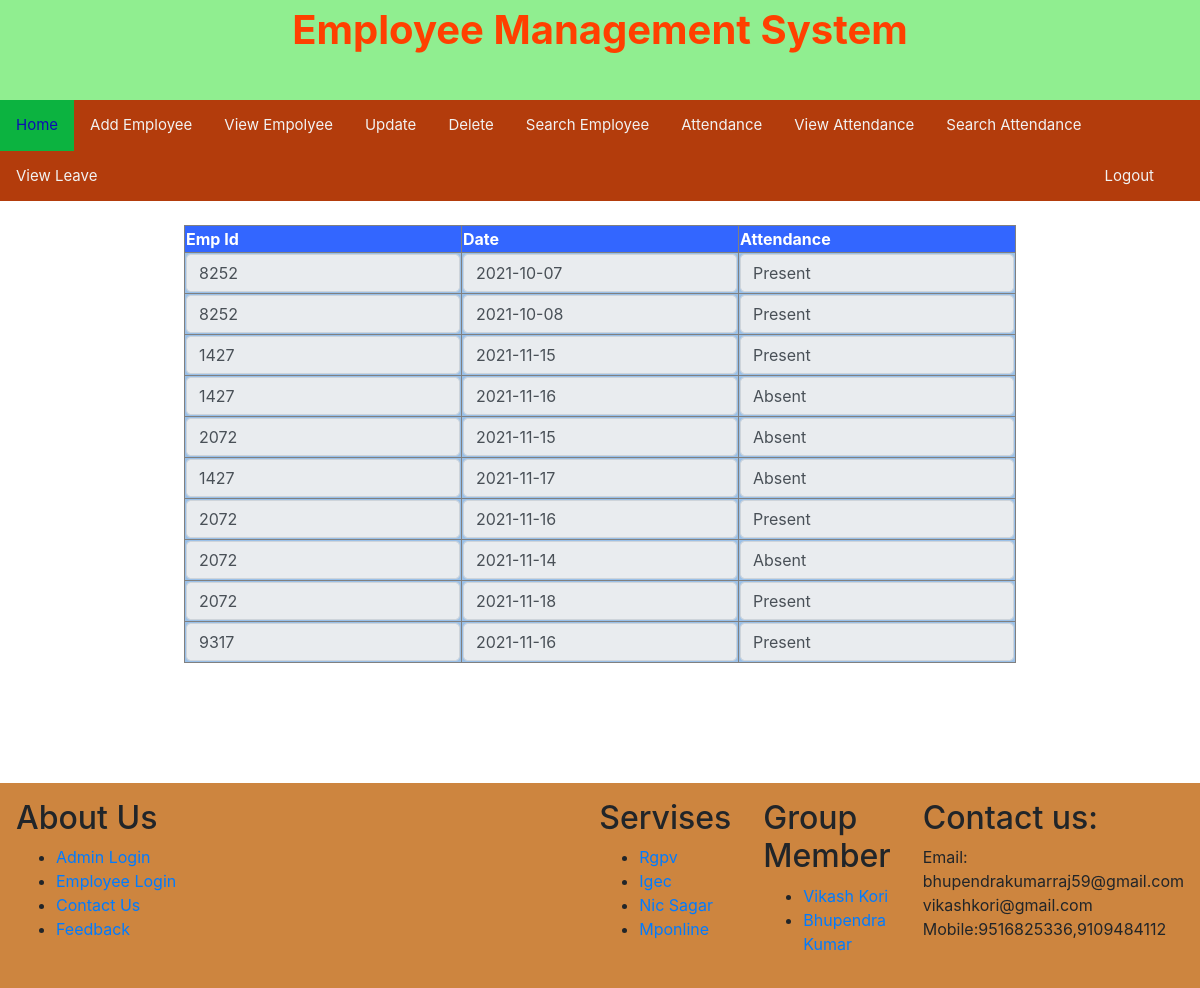
/viewallattendance.php (signed in), run on the app's committed database.
### tables this page shows
CREATE TABLE `attendence` (
  `sr` int(100) NOT NULL,
  `id` varchar(100) NOT NULL,
  `date` date NOT NULL,
  `status` varchar(200) NOT NULL
);

### viewallattendance.php (the view, shortened to what this page needs)
<?php include 'header.php'?>
<?php include 'menu1.php'?>
<html>
    <head>
        <link href="css/bootstrap.min.css" rel="stylesheet" type="text/css" >
   </head>
             <body>
<form action="" method="POST">
       <table border="1" style="margin:2% auto;">
   <tr style="background: #3366ff;color: white; padding:.1rem .3rem" text-align="center" >
        <th>Emp Id</th>
        <th>Date</th>
        <th>Attendance</th>
    </tr>
<?php
     $con = mysqli_connect("localhost","root","","empms");
            $q  = "SELECT * from attendence";
            $result = mysqli_query($con,$q);
                 while ($rw=mysqli_fetch_array($result)){
                ?>
                <tr bgcolor="#9acqe8">
                    <td><input type="text" name="" class="form-control" value="<?php echo $rw['id']; ?>"readonly=""></td>
                    <td><input type="text" name="" class="form-control" value="<?php echo $rw['date']; ?>"readonly=""></td>
                    <td><input type="text" name="" class="form-control" value="<?php echo $rw['status']; ?>"readonly=""></td>
                </tr>
       <?php
                 }
     ?>
       </table>
</form>
     </body>
</html><br><br><br><br>
<?php include 'footer.php'?>

### header.php (shortened to what this page needs)
<!DOCTYPE html>
<html>
<head>
</head>
<body>
<div id="grad1" style="text-align:center;margin:auto;color:#FF4000;font-size:40px;font-weight:bold">
Employee Management System
</div>
</body>
</html>

### menu1.php (shortened to what this page needs)
<!DOCTYPE html>
<html>
<head>
<link rel="stylesheet" href="https://cdnjs.cloudflare.com/ajax/libs/font-awesome/4.7.0/css/font-awesome.min.css">
</head>
<body>
<div class="topnav" id="myTopnav">
  <a href="welcomeadmin.php" class="active">Home</a>
  <a href="addemp.php">Add Employee</a>
  <a href="viewallemp.php">View Empolyee</a>
  <a href="updateemp.php">Update</a>
  <a href="deleteemp.php">Delete</a>
    <a href="searchemp.php">Search Employee</a>
  <a href="addattendance.php">Attendance</a>
  <a href="viewallattendance.php">View Attendance</a>
  <a href="searchattendance.php">Search Attendance</a>
  <a href="viewleave.php">View Leave</a>
  <a href="adminlogout.php" id="a1">Logout</a>
</div>
</body>
</html>

### footer.php (shortened to what this page needs)
<DOCTYPE>
<html>
<head>
</head>
<body>
<div class="col-container">
  <div class="col" style="background:#CD853F">
    <h2>About Us</h2>
                <ul>
                    <li><a href="adminlogin.php">Admin Login</a></li>
                    <li><a href="emplogin.php">Employee Login</a> </li>
                    <li><a href="contactus.php">Contact Us</a></li>
                    <li><a href="feedback.php">Feedback</a></li>
               </ul>
  </div>
    <div class="col" style="background:#CD853F">
        <h2>Servises</h2>
    <ul>
                    <li><a href="https://www.rgpv.ac.in/">Rgpv</a></li>
                    <li><a href="https://www.igecsagar.ac.in/">Igec</a> </li>
                    <li><a href="https://sagar.nic.in/en/">Nic Sagar</a></li>
                    <li><a href="https://www.mponline.gov.in/portal/">Mponline</a></li>
               </ul>
  </div>
    <div class="col" style="background:#CD853F">
        <h2>Group Member</h2>
    <ul>
                    <li><a href="">Vikash Kori</a></li>
                    <li><a href="">Bhupendra Kumar</a> </li>
               </ul>
  </div>
   <div class="col" style="background:#CD853F">
    <h2>Contact us:</h2>
     Email:<br>bhupendrakumarraj59@gmail.com<br>vikashkori@gmail.com<br>Mobile:9516825336,9109484112<br></p>
  </div>
</div>
</body>
</html>

### header.php (style rules this page uses)
#grad1 { height: 100px; background-color: lightgreen; }

### menu1.php (style rules this page uses)
body { margin: 0; font-family: Arial, Helvetica, sans-serif; }
.topnav { overflow: hidden; background-color: #B33C0C; }
.topnav a { float: left; display: block; color: #f2f2f2; text-align: center; padding: 14px 16px; text-decoration: none; font-size: 15px; }
.topnav a.active { background-color: #0CB340; color: #0D0CB3; }
#a1 { float:right; margin-right:30px; }

### viewallattendance.php (style rules this page uses)
body { background-image: url(images/background.jpg); background-repeat: repeat; background-size:100%; }

### footer.php (style rules this page uses)
* { box-sizing: border-box; }
.col-container { display: table; width: 100%; }
.col { display: table-cell; padding: 16px; }

### data on the page
attendence: id "8252", date "2021-10-07", status "Present"
attendence: id "8252", date "2021-10-08", status "Present"
attendence: id "1427", date "2021-11-15", status "Present"
attendence: id "1427", date "2021-11-16", status "Absent"
attendence: id "2072", date "2021-11-15", status "Absent"
attendence: id "1427", date "2021-11-17", status "Absent"
attendence: id "2072", date "2021-11-16", status "Present"
attendence: id "2072", date "2021-11-14", status "Absent"
attendence: id "2072", date "2021-11-18", status "Present"
attendence: id "9317", date "2021-11-16", status "Present"
